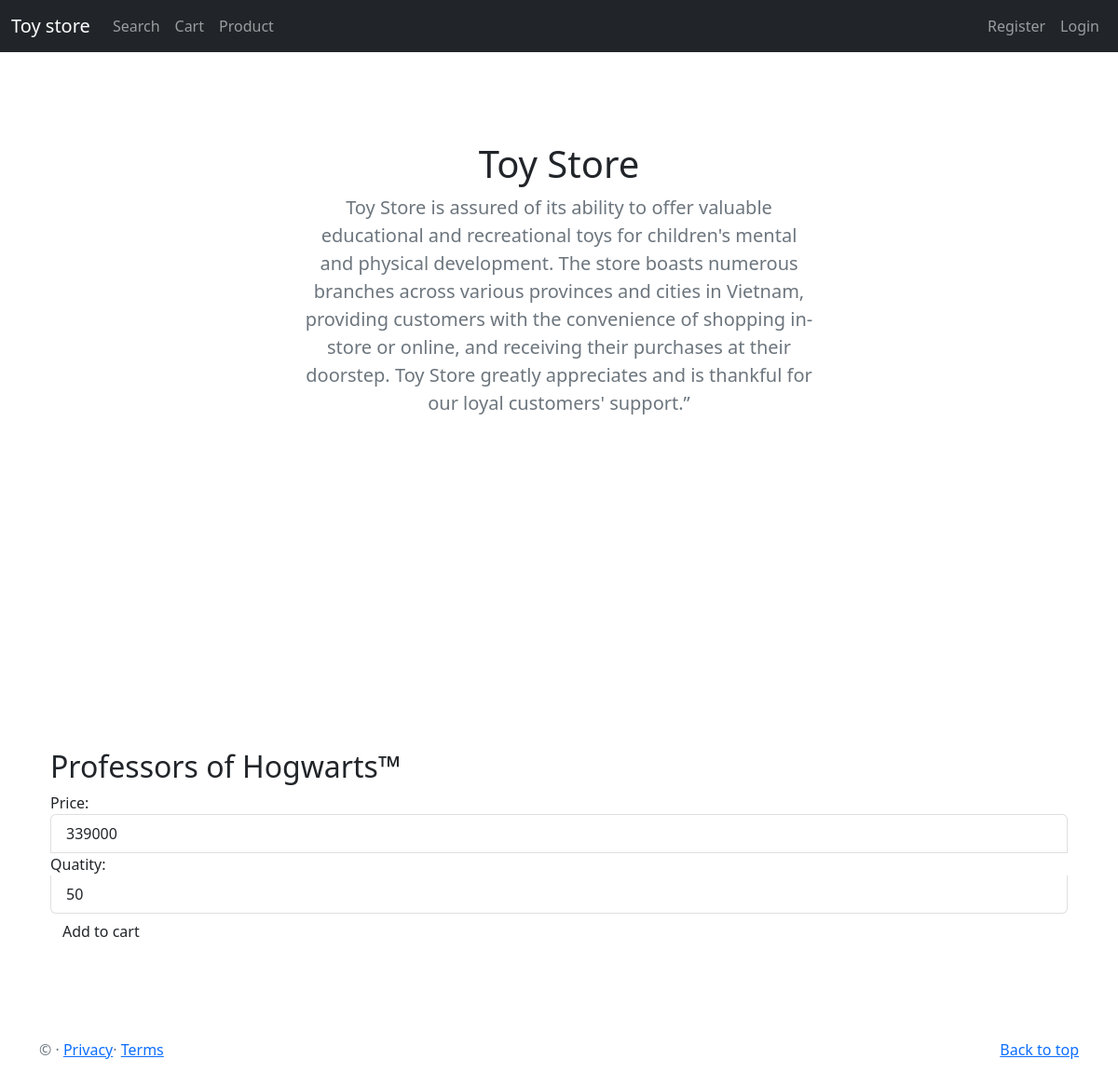
The page /detail.php?proid=1 on the database its author committed.
### tables this page shows
CREATE TABLE `product` (
  `proid` int(11) NOT NULL,
  `stoid` int(11) NOT NULL,
  `name` varchar(50) NOT NULL,
  `price` decimal(10,0) NOT NULL,
  `quantity` int(11) NOT NULL,
  `image` varchar(100) DEFAULT NULL,
  `dob` date NOT NULL,
  `emid` int(20) NOT NULL,
  `supid` int(20) NOT NULL
);

### detail.php (the view, shortened to what this page needs)
<?php
require_once('header.php');
?>
<div class="container px-4 py-5">
    <?php
    if(isset($_GET['proid'])):
        $proid = $_GET['proid'];
        $conn = new Connect();
        $db_Link = $conn->connectToPDO();
        $sql = "SELECT * FROM product WHERE proid =?";
        $stmt = $db_Link->prepare($sql);
        $stmt->execute(array($proid));
        $re = $stmt->fetch(PDO::FETCH_BOTH);
    ?>
    <h2><?=$re['name']?></h2>
    <ul sytle="list-style-type:none ;" class="list-group">
        Price: <li class="list-group-item"><?=$re['price']?></li>
        Quatity: <li class="list-group-item"><?=$re['quantity']?></li>
    </ul>
    <form action="cart.php" method="get">
        <div class="col-lg-9">
            <input type="submit" class="btn btn-primamry buttton"
            name="btnAdd" value="Add to cart"/>
        </div>
    </form>
    <?php
        else:
        ?>
        <h2>Nothing to show</h2>
        <?php
    endif;
    ?>
</div>
<?php
require_once('footer.php');
?>

### rows shown on the page
product: name "Professors of Hogwarts™", price "339000", quantity "50"
